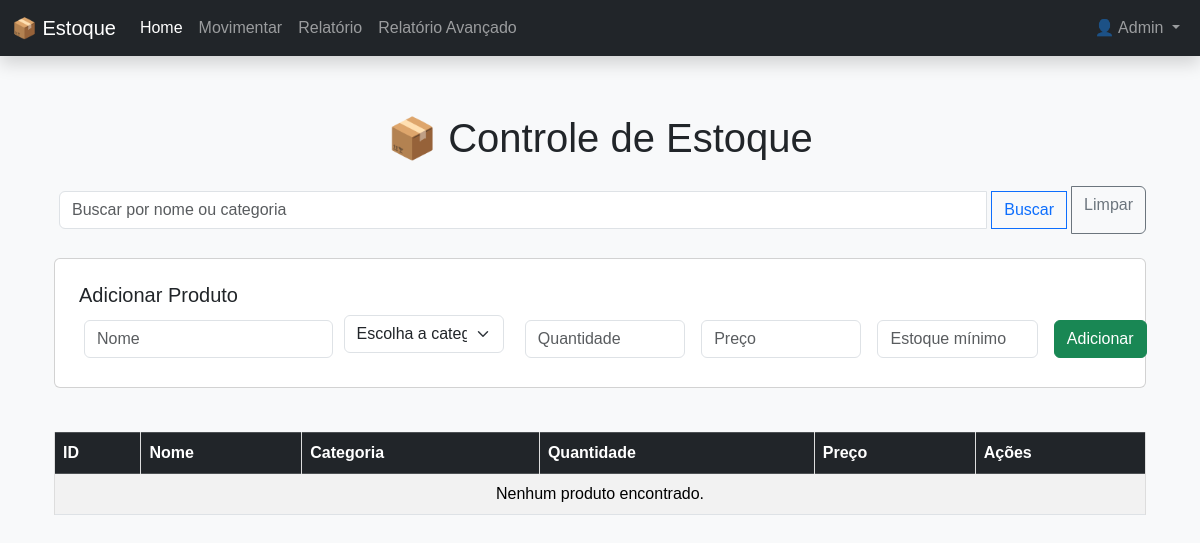
The page / (signed in) on the database as committed earlier.
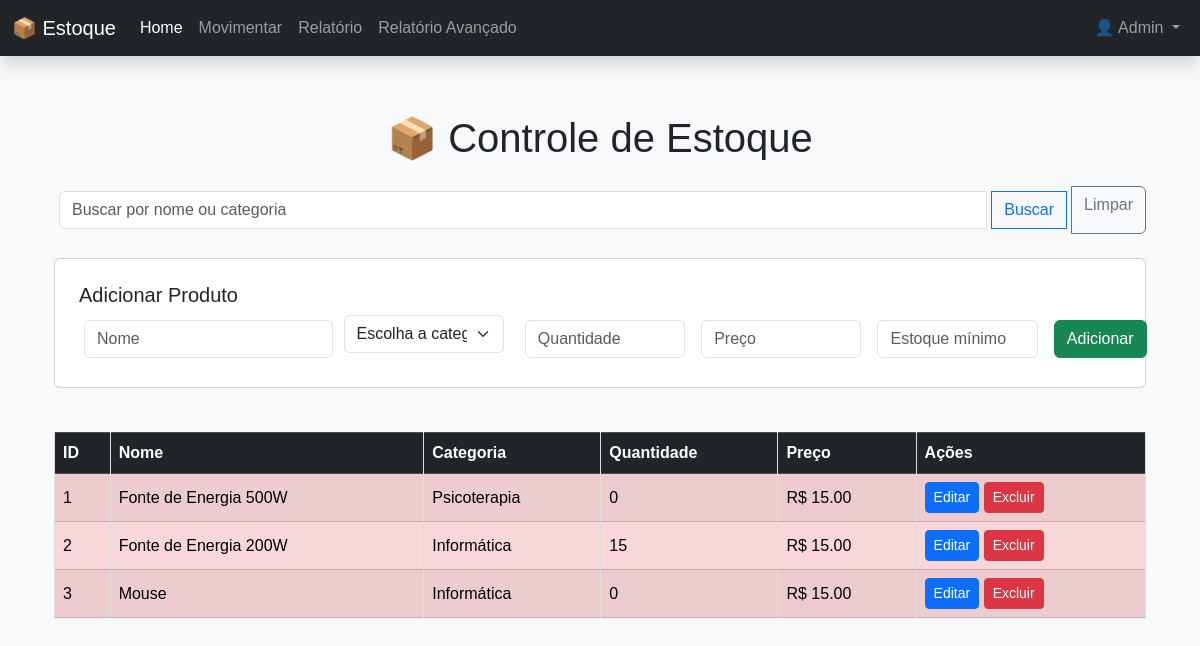
The same page on the database as committed later.
### app.py (models this page shows)
class Usuario(db.Model, UserMixin):
    id = db.Column(db.Integer, primary_key=True)
    nome = db.Column(db.String(100), nullable=False)
    email = db.Column(db.String(100), unique=True, nullable=False)
    senha = db.Column(db.String(200), nullable=False)
    tipo = db.Column(db.String(20), nullable=False, default='usuario')  # 'admin' ou 'usuario'
    @property
    def is_admin(self):
        return self.tipo=='admin'

class Produto(db.Model):
    __tablename__ = 'produtos'
    id = db.Column(db.Integer, primary_key=True)
    nome = db.Column(db.String(100), nullable=False)
    quantidade = db.Column(db.Integer, nullable=False)
    preco = db.Column(db.Float, nullable=False)
    estoque_minimo = db.Column(db.Integer, nullable=False, default=0)
    categoria_id = db.Column(db.Integer, db.ForeignKey('categoria.id'), nullable=False)

class Categoria(db.Model):
    id = db.Column(db.Integer, primary_key=True)
    nome = db.Column(db.String(50), nullable=False, unique=True)
    produtos = db.relationship('Produto', backref='categoria', lazy=True)

### app.py (the view)
@app.route('/')
@login_required
def index():
    busca = request.args.get('busca')
    categorias = Categoria.query.all()
    if busca:
        produtos = Produto.query.join(Categoria).filter(
            Produto.nome.ilike(f'%{busca}%') |
            Categoria.nome.ilike(f'%{busca}%')
        ).all()
    else:
        produtos = Produto.query.all()
    return render_template('index.html', produtos=produtos, categorias=categorias)

### app.py (called while the page is built)
@login_manager.user_loader
def load_user(user_id):
    return Usuario.query.get(int(user_id))

### templates/index.html (shortened to what this page needs)
{% extends 'base.html' %}
{% block content %}
<div class="container mt-4">
  <h1 class="text-center mb-4">📦 Controle de Estoque</h1>
  <form class="input-group mb-4" method="GET" action="{{ url_for('index') }}">
    <input type="text" name="busca" class="form-control" placeholder="Buscar por nome ou categoria">
    <button class="btn btn-outline-primary" type="submit">Buscar</button>
    <a href="{{ url_for('index') }}" class="btn btn-outline-secondary">Limpar</a>
  </form>
  <div class="card p-4 mb-4">
    <h5 class="card-title">Adicionar Produto</h5>
    <form action="{{ url_for('adicionar') }}" method="POST" class="row g-3">
      <div class="col-md-3">
        <input type="text" name="nome" class="form-control" placeholder="Nome" required>
      </div>
      <div class="col-md-2">
        <select name="categoria_id" class="form-select" required>
          <option value="">Escolha a categoria</option>
        </select>
      </div>
      <div class="col-md-2">
        <input type="number" name="quantidade" class="form-control" placeholder="Quantidade" required min="0">
      </div>
      <div class="col-md-2">
        <input type="number" name="preco" class="form-control" step="0.01" placeholder="Preço" required min="0">
      </div>
      <div class="col-md-2">
        <input type="number" name="estoque_minimo" class="form-control" placeholder="Estoque mínimo" required min="0">
      </div>
      <div class="col-md-1 d-grid">
        <button type="submit" class="btn btn-success">Adicionar</button>
      </div>
    </form>
  </div>
  <div class="table-responsive">
    <table class="table table-bordered table-striped table-hover align-middle">
      <thead class="table-dark">
        <tr>
          <th>ID</th>
          <th>Nome</th>
          <th>Categoria</th>
          <th>Quantidade</th>
          <th>Preço</th>
          <th>Ações</th>
        </tr>
      </thead>
      <tbody>
        {% for p in produtos %}
        <tr class="{% if p.quantidade <= p.estoque_minimo %}table-danger{% endif %}">
          <td>{{ p.id }}</td>
          <td>{{ p.nome }}</td>
          <td>{{ p.categoria.nome }}</td>
          <td>{{ p.quantidade }}</td>
          <td>R$ {{ "%.2f"|format(p.preco) }}</td>
          <td>
            <a href="{{ url_for('edit', id=p.id) }}" class="btn btn-sm btn-primary">Editar</a>
            <a href="{{ url_for('delete', id=p.id) }}" class="btn btn-sm btn-danger"
               onclick="return confirm('Deseja mesmo excluir este produto?');">Excluir</a>
          </td>
        </tr>
        {% else %}
        <tr>
          <td colspan="6" class="text-center">Nenhum produto encontrado.</td>
        </tr>
        {% endfor %}
      </tbody>
    </table>
  </div>
</div>
{% endblock %}

### templates/base.html (shortened to what this page needs)
<!DOCTYPE html>
<html lang="pt-br">
<head>
  <link href="https://cdn.jsdelivr.net/npm/bootstrap@5.3.3/dist/css/bootstrap.min.css" rel="stylesheet">
  <link rel="stylesheet" href="{{ url_for('static', filename='css/style.css') }}">
</head>
<body class="bg-light">
  <nav class="navbar navbar-expand-lg navbar-dark bg-dark fixed-top shadow">
    <div class="container-fluid">
      <a class="navbar-brand" href="{{ url_for('index') }}">📦 Estoque</a>
      <div class="collapse navbar-collapse" id="navbarNav">
        <ul class="navbar-nav me-auto">
          <li class="nav-item">
            <a class="nav-link {% if request.endpoint == 'index' %}active{% endif %}" href="{{ url_for('index') }}">Home</a>
          </li>
          <li class="nav-item">
            <a class="nav-link {% if request.endpoint == 'movimentar' %}active{% endif %}" href="{{ url_for('movimentar') }}">Movimentar</a>
          </li>
          <li class="nav-item">
            <a class="nav-link {% if request.endpoint == 'relatorio' %}active{% endif %}" href="{{ url_for('relatorio') }}">Relatório</a>
          </li>
          <li class="nav-item">
            <a class="nav-link" href="{{ url_for('relatorio_avancado') }}">Relatório Avançado</a>
          </li>
        </ul>
        <ul class="navbar-nav ms-auto">
        {% if current_user.is_authenticated %}
          <li class="nav-item dropdown">
            <a class="nav-link dropdown-toggle" href="#" id="userDropdown" role="button" data-bs-toggle="dropdown" aria-expanded="false">
              👤 {{ current_user.nome }}
            </a>
          </li>
        {% else %}
          <li class="nav-item">
            <a class="nav-link text-success" href="{{ url_for('login') }}">Login</a>
          </li>
        {% endif %}
        </ul>
      </div>
    </div>
  </nav>
  <main class="container my-4">
    {% block content %}{% endblock %}
  </main>
</body>
</html>

### static/css/style.css (style rules this page uses)
body { font-family: Arial, sans-serif; margin: 20px; }
form input, form button { margin: 5px; }
table { margin-top: 20px; border-collapse: collapse; width: 100%; }
table, th, td { border: 1px solid #ddd; }
th, td { padding: 8px; }

### templates/base.html (style rules this page uses)
body { padding-top: 70px; }

Rows that differ between the two databases and show on the page:
added Produto: id "1", nome "Fonte de Energia 500W", categoria.nome "Psicoterapia", quantidade "0", preco "15.00"
added Produto: id "2", nome "Fonte de Energia 200W", categoria.nome "Informática", quantidade "15", preco "15.00"
added Produto: id "3", nome "Mouse", categoria.nome "Informática", quantidade "0", preco "15.00"
Other text that changed with them:
text no longer shown: "Nenhum produto encontrado."
